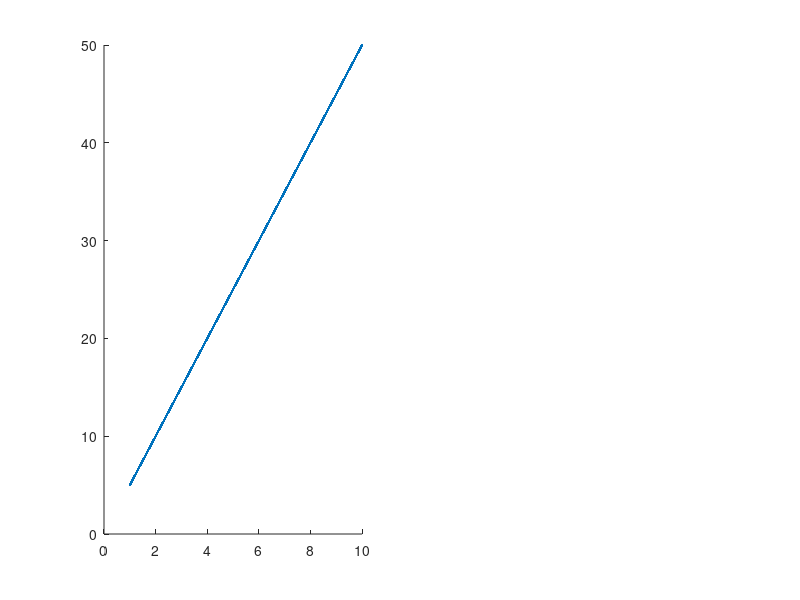

Recreate this plot in MATLAB. (Note: this script raises an error after producing the figure.)
% why are the slopes different?  WTF?

x = linspace(1,10,10000);
y = x;
x = x(:); y = y(:);
y2 = x;
nf = 4;
% y2 = y + randn(size(x)) * nf;
x2 = x + randn(size(x)) * nf; 
m = 5;
y = y * m;
y2 = y2 * 5;
 y2 = y2 + randn(size(x)) * nf;


figure; 
ax = [];
ax(1) = subplot(1,2,1);
scatter(x,y, '.'); hold on;
fo = fit(x,y, 'poly1');
plot(fo, 'predfunc');
legend('off');
coeffs = coeffvalues(fo);
rval = corr(x,y);
textBox(sprintf('R=%.2f, y=%.2fx + %.2f', rval, coeffs(1), coeffs(2)));%['R=' num2str(corr(x,y))]);
ax(2) = subplot(1,2,2);
scatter(x2,y2, '.'); hold on;
fo = fit(x2,y2, 'poly1');
plot(fo, 'predfunc');
legend('off');
coeffs = coeffvalues(fo);
rval = corr(x2,y2);
% textBox(['R=' num2str(corr(x2,y2))]);
textBox(sprintf('R=%.2f, y=%.2fx + %.2f', rval, coeffs(1), coeffs(2)));%['R=' num2str(corr(x,y))]);
sameXScale(ax);
sameYScale(ax);